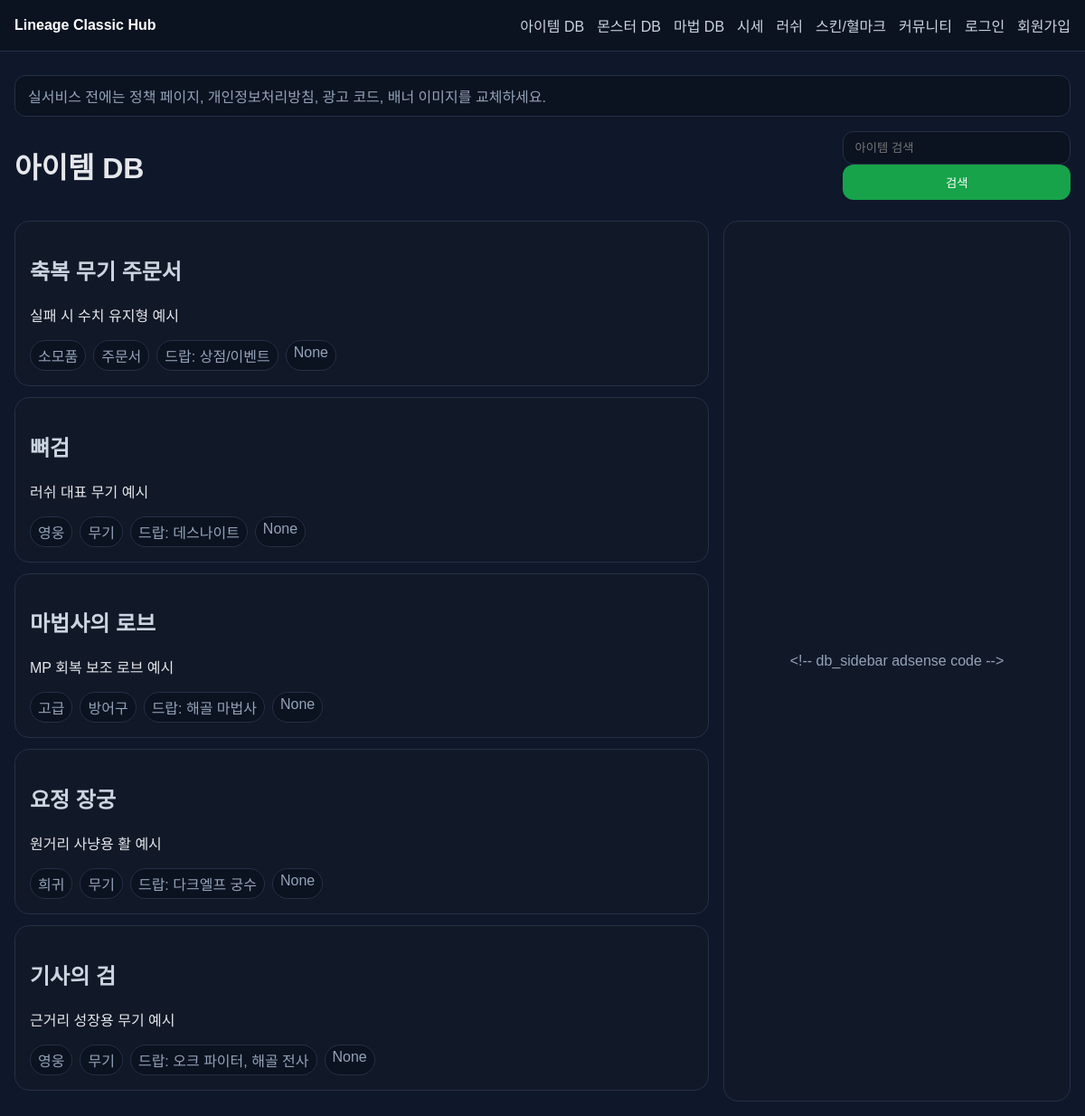
/items, run on the app's committed database.
### tables this page shows
CREATE TABLE settings (
                id INTEGER PRIMARY KEY AUTOINCREMENT,
                key TEXT UNIQUE NOT NULL,
                value TEXT NOT NULL
            );

CREATE TABLE items (
                id INTEGER PRIMARY KEY AUTOINCREMENT,
                slug TEXT UNIQUE NOT NULL,
                name TEXT NOT NULL,
                grade TEXT,
                category TEXT,
                description TEXT,
                source TEXT,
                drop_monsters TEXT,
                stats_json TEXT,
                created_at TEXT NOT NULL DEFAULT CURRENT_TIMESTAMP
            , tags TEXT);

CREATE TABLE ad_slots (
                id INTEGER PRIMARY KEY AUTOINCREMENT,
                slot_key TEXT UNIQUE NOT NULL,
                is_enabled INTEGER NOT NULL DEFAULT 1,
                provider TEXT NOT NULL DEFAULT 'adsense',
                code_html TEXT,
                note TEXT
            );

### app/main.py (the view)
@app.get('/items', response_class=HTMLResponse)
def items(request: Request, q: str = ''):
    rows = fetch_all('SELECT * FROM items WHERE name LIKE ? OR category LIKE ? OR tags LIKE ? ORDER BY id DESC', (f'%{q}%', f'%{q}%', f'%{q}%'))
    slots = {r['slot_key']: r for r in fetch_all('SELECT * FROM ad_slots')}
    return templates.TemplateResponse('items.html', context(request, rows=rows, q=q, slots=slots))

### app/templates/items.html
{% extends 'base.html' %}
{% block content %}
<div class="page-head"><h1>아이템 DB</h1><form><input name="q" value="{{ q }}" placeholder="아이템 검색" /><button>검색</button></form></div>
<div class="grid-2-main">
  <section>
    {% for row in rows %}
    <article class="card mb12">
      <h2><a href="/items/{{ row.slug }}">{{ row.name }}</a></h2>
      <p>{{ row.description }}</p>
      <div class="tag-row"><span>{{ row.grade }}</span><span>{{ row.category }}</span><span>드랍: {{ row.drop_monsters }}</span><span>{{ row.tags }}</span></div>
    </article>
    {% endfor %}
  </section>
  <aside class="card ad-box">{{ slots.db_sidebar.code_html if slots.db_sidebar and slots.db_sidebar.is_enabled else 'DB 사이드 광고' }}</aside>
</div>
{% endblock %}

### app/templates/base.html (shortened to what this page needs)
<!DOCTYPE html>
<html lang="ko">
<head>
  <link rel="stylesheet" href="/static/style.css" />
</head>
<body>
  <header class="topbar">
    <div class="wrap nav">
      <a class="logo" href="/">{{ settings.site_name }}</a>
      <nav>
        <a href="/items">아이템 DB</a>
        <a href="/monsters">몬스터 DB</a>
        <a href="/spells">마법 DB</a>
        <a href="/prices">시세</a>
        <a href="/simulator">러쉬</a>
        <a href="/skins">스킨/혈마크</a>
        <a href="/community">커뮤니티</a>
        {% if user %}
          <a href="/mypage">마이페이지</a>
          {% if user.role == 'admin' %}<a href="/admin">관리자</a>{% endif %}
          <a href="/logout">로그아웃</a>
        {% else %}
          <a href="/login">로그인</a>
          <a href="/register">회원가입</a>
        {% endif %}
      </nav>
    </div>
  </header>
  <main class="wrap">
    <div class="notice-bar">{{ settings.homepage_notice }}</div>
    {% block content %}{% endblock %}
  </main>
</body>
</html>

### app/static/style.css (style rules this page uses)
:root { --bg:#0f172a;--card:#111827;--line:#253047;--text:#e5e7eb;--muted:#94a3b8;--accent:#d4af37;--green:#16a34a }
* { box-sizing:border-box }
body { margin:0;background:var(--bg);color:var(--text);font-family:Arial,sans-serif }
a { color:#cbd5e1;text-decoration:none }
.wrap { max-width:1280px;margin:0 auto;padding:16px }
.topbar { background:#0b1220;border-bottom:1px solid var(--line);position:sticky;top:0;z-index:10 }
.nav { display:flex;justify-content:space-between;align-items:center;gap:16px }
.nav nav { display:flex;flex-wrap:wrap;gap:14px }
.logo { font-weight:700;color:#fff }
.notice-bar,.userbar { margin:10px 0;padding:10px 14px;border:1px solid var(--line);background:#0b1220;border-radius:12px;color:var(--muted) }
.hero,.grid-2,.grid-3,.grid-4,.grid-5,.grid-2-main { display:grid;gap:16px }
.grid-2-main { grid-template-columns:2fr 1fr }
.card { background:var(--card);border:1px solid var(--line);border-radius:16px;padding:16px }
.ad-box { min-height:140px;display:flex;align-items:center;justify-content:center;color:var(--muted) }
.tag-row { display:flex;gap:8px;flex-wrap:wrap;margin-top:10px }
.tag-row span { padding:4px 8px;border-radius:999px;border:1px solid var(--line);background:#0b1220;color:var(--muted) }
.page-head { display:flex;justify-content:space-between;align-items:center;gap:12px;margin-bottom:16px }
.searchbox input,input,select,textarea,button { width:100%;padding:10px 12px;border-radius:12px;border:1px solid var(--line);background:#0b1220;color:var(--text) }
button { background:var(--green);border:none;color:#fff;cursor:pointer }
.mb12 { margin-bottom:12px }

### data on the page
settings: site_name "Lineage Classic Hub"
settings: homepage_notice "실서비스 전에는 정책 페이지, 개인정보처리방침, 광고 코드, 배너 이미지를 교체하세요."
items: name "축복 무기 주문서", description "실패 시 수치 유지형 예시", grade "소모품", category "주문서", drop_monsters "상점/이벤트", tags "None"
items: name "뼈검", description "러쉬 대표 무기 예시", grade "영웅", category "무기", drop_monsters "데스나이트", tags "None"
items: name "마법사의 로브", description "MP 회복 보조 로브 예시", grade "고급", category "방어구", drop_monsters "해골 마법사", tags "None"
items: name "요정 장궁", description "원거리 사냥용 활 예시", grade "희귀", category "무기", drop_monsters "다크엘프 궁수", tags "None"
items: name "기사의 검", description "근거리 성장용 무기 예시", grade "영웅", category "무기", drop_monsters "오크 파이터, 해골 전사", tags "None"
ad_slots: db_sidebar "<!-- db_sidebar adsense code -->"
